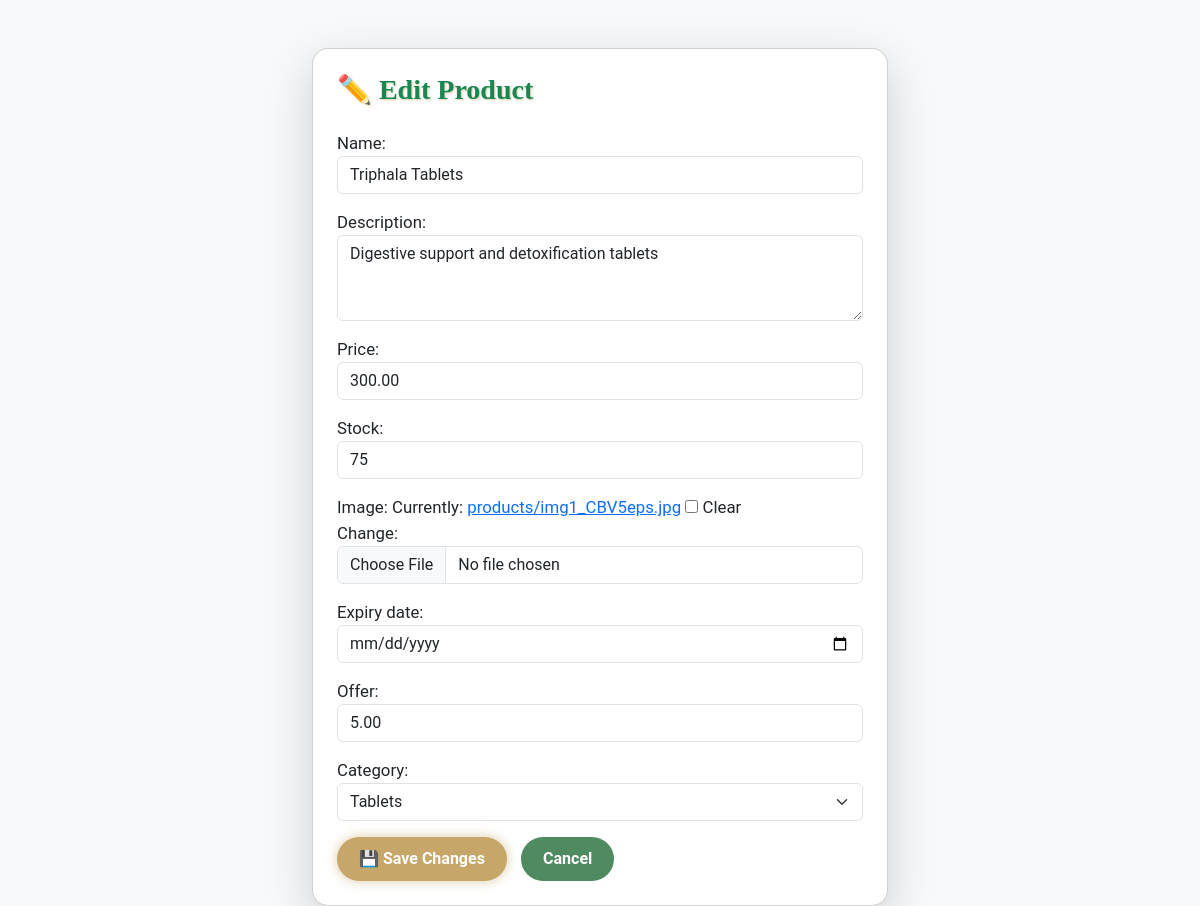
The app's page /seller/edit-product/1/ (signed in), older data.
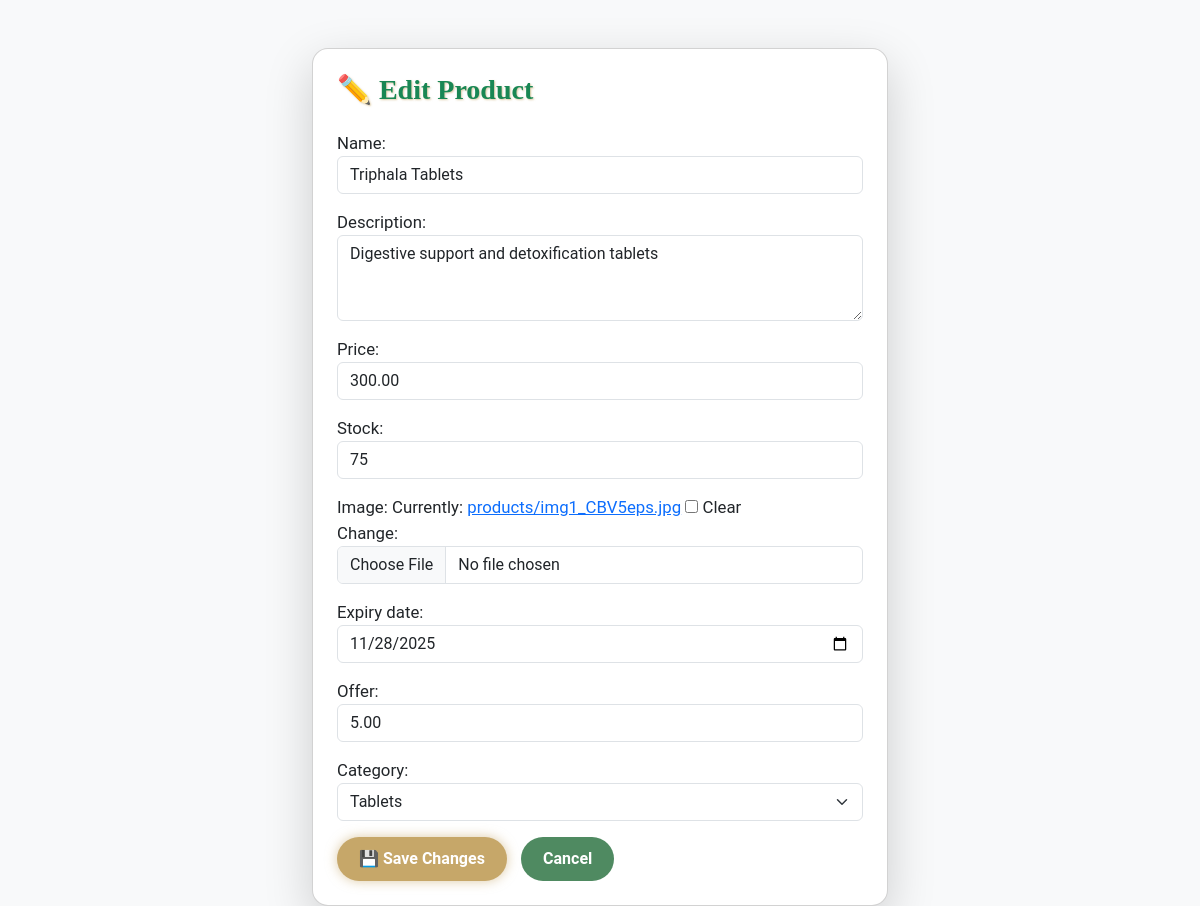
The same page, newer data.
### greenpharma/models.py (models this page shows, shortened)
class Product(models.Model):
    name = models.CharField(max_length=200)
    description = models.TextField(blank=True)
    price = models.DecimalField(max_digits=10, decimal_places=2)
    stock = models.IntegerField(default=0)
    image = models.ImageField(upload_to="products/", blank=True, null=True)
    expiry_date = models.DateField(blank=True, null=True)  # Expiry date
    offer = models.DecimalField(max_digits=5, decimal_places=2, default=0)  # Discount %
    category = models.ForeignKey(
        Category, on_delete=models.CASCADE, related_name="products", null=True, blank=True
    )
    seller = models.ForeignKey(
        SellerProfile, on_delete=models.CASCADE, related_name="products", null=True, blank=True
    )

class Category(models.Model):
    name = models.CharField(max_length=100, unique=True)
    def __str__(self):
        return self.name

### greenpharma/views.py (the view)
# urls.py: path("seller/edit-product/<int:product_id>/", views.edit_product, name="edit_product"),
@login_required
def edit_product(request, product_id):
    profile = SellerProfile.objects.get(user=request.user)
    product = get_object_or_404(Product, pk=product_id, seller=profile)
    if request.method == "POST":
        form = ProductForm(request.POST, request.FILES, instance=product)
        if form.is_valid():
            form.save()
            messages.success(request, "✅ Product updated successfully!")
            return redirect("seller_dashboard")
    else:
        form = ProductForm(instance=product)
    return render(request, "greenpharma/edit_product.html", {"form": form, "product": product})

### greenpharma/forms.py (shortened to what this page needs)
class ProductForm(forms.ModelForm):
    class Meta:
        model = Product
        fields = ['name', 'description', 'price', 'stock', 'image', 'expiry_date', 'offer', 'category']
        widgets = {
            'name': forms.TextInput(attrs={'class': 'form-control'}),
            'description': forms.Textarea(attrs={'class': 'form-control', 'rows': 3}),
            'price': forms.NumberInput(attrs={'class': 'form-control'}),
            'stock': forms.NumberInput(attrs={'class': 'form-control'}),
            'image': forms.ClearableFileInput(attrs={'class': 'form-control'}),
            'expiry_date': forms.DateInput(attrs={'class': 'form-control', 'type': 'date'}),
            'offer': forms.NumberInput(attrs={'class': 'form-control'}),
            'category': forms.Select(attrs={'class': 'form-select'}),
        }

### greenpharma/templates/greenpharma/edit_product.html (shortened to what this page needs)
{% load static %}
<!DOCTYPE html>
<html lang="en">
<head>
    <link href="https://cdn.jsdelivr.net/npm/bootstrap@5.3.0/dist/css/bootstrap.min.css" rel="stylesheet">
</head>
<body class="bg-light">
<div class="container mt-5">
    <div class="card shadow-lg p-4">
        <h3 class="text-success">✏️ Edit Product</h3>
        <form method="POST" enctype="multipart/form-data">
            {{ form.as_p }}
            <button type="submit" class="btn btn-success">💾 Save Changes</button>
            <a href="{% url 'seller_dashboard' %}" class="btn btn-secondary">Cancel</a>
        </form>
    </div>
</div>
</body>
</html>

Row changes from the older to the newer data that the page shows:
changed Product "Digestive support and detoxification tablets": expiry_date (not shown) → "11/28/2025"
